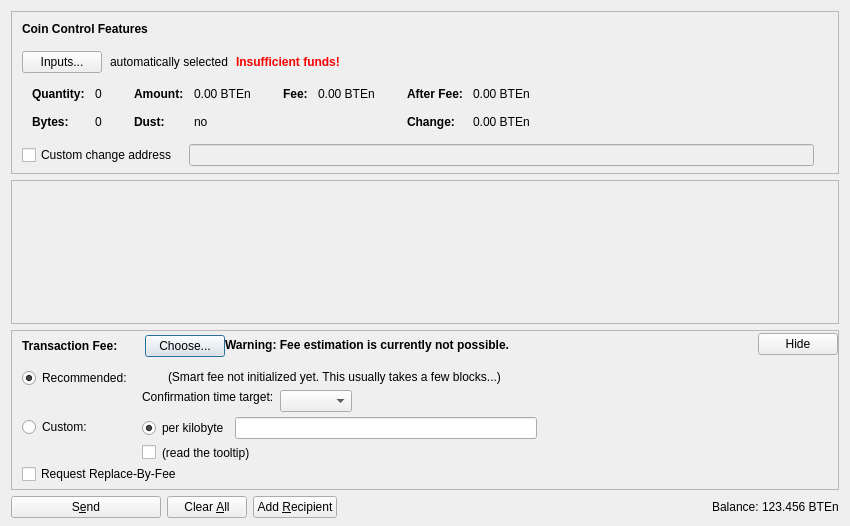
<?xml version="1.0" encoding="UTF-8"?>
<ui version="4.0">
 <class>SendCoinsDialog</class>
 <widget class="QDialog" name="SendCoinsDialog">
  <property name="geometry">
   <rect>
    <x>0</x>
    <y>0</y>
    <width>850</width>
    <height>526</height>
   </rect>
  </property>
  <property name="windowTitle">
   <string>Send Coins</string>
  </property>
  <layout class="QVBoxLayout" name="verticalLayout" stretch="0,1,0,0">
   <property name="bottomMargin">
    <number>8</number>
   </property>
   <item>
    <widget class="QFrame" name="frameCoinControl">
     <property name="sizePolicy">
      <sizepolicy hsizetype="Expanding" vsizetype="Expanding">
       <horstretch>0</horstretch>
       <verstretch>0</verstretch>
      </sizepolicy>
     </property>
     <property name="maximumSize">
      <size>
       <width>16777215</width>
       <height>16777215</height>
      </size>
     </property>
     <property name="frameShape">
      <enum>QFrame::StyledPanel</enum>
     </property>
     <property name="frameShadow">
      <enum>QFrame::Sunken</enum>
     </property>
     <layout class="QVBoxLayout" name="verticalLayoutCoinControl2">
      <property name="spacing">
       <number>0</number>
      </property>
      <property name="leftMargin">
       <number>0</number>
      </property>
      <property name="topMargin">
       <number>0</number>
      </property>
      <property name="rightMargin">
       <number>0</number>
      </property>
      <property name="bottomMargin">
       <number>6</number>
      </property>
      <item>
       <layout class="QVBoxLayout" name="verticalLayoutCoinControl" stretch="0,0,0,0,1">
        <property name="spacing">
         <number>0</number>
        </property>
        <property name="leftMargin">
         <number>10</number>
        </property>
        <property name="topMargin">
         <number>10</number>
        </property>
        <item>
         <layout class="QHBoxLayout" name="horizontalLayoutCoinControl1">
          <property name="bottomMargin">
           <number>15</number>
          </property>
          <item>
           <widget class="QLabel" name="labelCoinControlFeatures">
            <property name="sizePolicy">
             <sizepolicy hsizetype="Preferred" vsizetype="Maximum">
              <horstretch>0</horstretch>
              <verstretch>0</verstretch>
             </sizepolicy>
            </property>
            <property name="font">
             <font>
              <weight>75</weight>
              <bold>true</bold>
             </font>
            </property>
            <property name="styleSheet">
             <string notr="true">font-weight:bold;</string>
            </property>
            <property name="text">
             <string>Coin Control Features</string>
            </property>
           </widget>
          </item>
         </layout>
        </item>
        <item>
         <layout class="QHBoxLayout" name="horizontalLayoutCoinControl2" stretch="0,0,0,0">
          <property name="spacing">
           <number>8</number>
          </property>
          <property name="bottomMargin">
           <number>10</number>
          </property>
          <item>
           <widget class="QPushButton" name="pushButtonCoinControl">
            <property name="styleSheet">
             <string notr="true"/>
            </property>
            <property name="text">
             <string>Inputs...</string>
            </property>
            <property name="autoDefault">
             <bool>false</bool>
            </property>
           </widget>
          </item>
          <item>
           <widget class="QLabel" name="labelCoinControlAutomaticallySelected">
            <property name="text">
             <string>automatically selected</string>
            </property>
            <property name="margin">
             <number>5</number>
            </property>
           </widget>
          </item>
          <item>
           <widget class="QLabel" name="labelCoinControlInsuffFunds">
            <property name="font">
             <font>
              <weight>75</weight>
              <bold>true</bold>
             </font>
            </property>
            <property name="styleSheet">
             <string notr="true">color:red;font-weight:bold;</string>
            </property>
            <property name="text">
             <string>Insufficient funds!</string>
            </property>
            <property name="margin">
             <number>5</number>
            </property>
           </widget>
          </item>
          <item>
           <spacer name="horizontalSpacerCoinControl">
            <property name="orientation">
             <enum>Qt::Horizontal</enum>
            </property>
            <property name="sizeHint" stdset="0">
             <size>
              <width>40</width>
              <height>1</height>
             </size>
            </property>
           </spacer>
          </item>
         </layout>
        </item>
        <item>
         <widget class="QWidget" name="widgetCoinControl" native="true">
          <property name="sizePolicy">
           <sizepolicy hsizetype="Preferred" vsizetype="Preferred">
            <horstretch>0</horstretch>
            <verstretch>0</verstretch>
           </sizepolicy>
          </property>
          <property name="minimumSize">
           <size>
            <width>0</width>
            <height>0</height>
           </size>
          </property>
          <property name="styleSheet">
           <string notr="true"/>
          </property>
          <layout class="QHBoxLayout" name="horizontalLayoutCoinControl5">
           <property name="leftMargin">
            <number>0</number>
           </property>
           <property name="topMargin">
            <number>0</number>
           </property>
           <property name="rightMargin">
            <number>0</number>
           </property>
           <property name="bottomMargin">
            <number>0</number>
           </property>
           <item>
            <layout class="QHBoxLayout" name="horizontalLayoutCoinControl3" stretch="0,0,0,1">
             <property name="spacing">
              <number>20</number>
             </property>
             <property name="topMargin">
              <number>0</number>
             </property>
             <property name="bottomMargin">
              <number>10</number>
             </property>
             <item>
              <layout class="QFormLayout" name="formLayoutCoinControl1">
               <property name="horizontalSpacing">
                <number>10</number>
               </property>
               <property name="verticalSpacing">
                <number>14</number>
               </property>
               <property name="leftMargin">
                <number>10</number>
               </property>
               <property name="topMargin">
                <number>4</number>
               </property>
               <property name="rightMargin">
                <number>6</number>
               </property>
               <item row="0" column="0">
                <widget class="QLabel" name="labelCoinControlQuantityText">
                 <property name="font">
                  <font>
                   <weight>75</weight>
                   <bold>true</bold>
                  </font>
                 </property>
                 <property name="text">
                  <string>Quantity:</string>
                 </property>
                 <property name="margin">
                  <number>0</number>
                 </property>
                </widget>
               </item>
               <item row="0" column="1">
                <widget class="QLabel" name="labelCoinControlQuantity">
                 <property name="cursor">
                  <cursorShape>IBeamCursor</cursorShape>
                 </property>
                 <property name="contextMenuPolicy">
                  <enum>Qt::ActionsContextMenu</enum>
                 </property>
                 <property name="text">
                  <string notr="true">0</string>
                 </property>
                 <property name="margin">
                  <number>0</number>
                 </property>
                 <property name="textInteractionFlags">
                  <set>Qt::LinksAccessibleByMouse|Qt::TextSelectableByKeyboard|Qt::TextSelectableByMouse</set>
                 </property>
                </widget>
               </item>
               <item row="1" column="0">
                <widget class="QLabel" name="labelCoinControlBytesText">
                 <property name="font">
                  <font>
                   <weight>75</weight>
                   <bold>true</bold>
                  </font>
                 </property>
                 <property name="text">
                  <string>Bytes:</string>
                 </property>
                </widget>
               </item>
               <item row="1" column="1">
                <widget class="QLabel" name="labelCoinControlBytes">
                 <property name="cursor">
                  <cursorShape>IBeamCursor</cursorShape>
                 </property>
                 <property name="contextMenuPolicy">
                  <enum>Qt::ActionsContextMenu</enum>
                 </property>
                 <property name="text">
                  <string notr="true">0</string>
                 </property>
                 <property name="textInteractionFlags">
                  <set>Qt::LinksAccessibleByMouse|Qt::TextSelectableByKeyboard|Qt::TextSelectableByMouse</set>
                 </property>
                </widget>
               </item>
              </layout>
             </item>
             <item>
              <layout class="QFormLayout" name="formLayoutCoinControl2">
               <property name="horizontalSpacing">
                <number>10</number>
               </property>
               <property name="verticalSpacing">
                <number>14</number>
               </property>
               <property name="leftMargin">
                <number>6</number>
               </property>
               <property name="topMargin">
                <number>4</number>
               </property>
               <property name="rightMargin">
                <number>6</number>
               </property>
               <item row="0" column="0">
                <widget class="QLabel" name="labelCoinControlAmountText">
                 <property name="font">
                  <font>
                   <weight>75</weight>
                   <bold>true</bold>
                  </font>
                 </property>
                 <property name="text">
                  <string>Amount:</string>
                 </property>
                 <property name="margin">
                  <number>0</number>
                 </property>
                </widget>
               </item>
               <item row="0" column="1">
                <widget class="QLabel" name="labelCoinControlAmount">
                 <property name="cursor">
                  <cursorShape>IBeamCursor</cursorShape>
                 </property>
                 <property name="contextMenuPolicy">
                  <enum>Qt::ActionsContextMenu</enum>
                 </property>
                 <property name="text">
                  <string notr="true">0.00 BTEn</string>
                 </property>
                 <property name="textInteractionFlags">
                  <set>Qt::LinksAccessibleByMouse|Qt::TextSelectableByKeyboard|Qt::TextSelectableByMouse</set>
                 </property>
                </widget>
               </item>
               <item row="1" column="0">
                <widget class="QLabel" name="labelCoinControlLowOutputText">
                 <property name="font">
                  <font>
                   <weight>75</weight>
                   <bold>true</bold>
                  </font>
                 </property>
                 <property name="text">
                  <string>Dust:</string>
                 </property>
                </widget>
               </item>
               <item row="1" column="1">
                <widget class="QLabel" name="labelCoinControlLowOutput">
                 <property name="cursor">
                  <cursorShape>IBeamCursor</cursorShape>
                 </property>
                 <property name="contextMenuPolicy">
                  <enum>Qt::ActionsContextMenu</enum>
                 </property>
                 <property name="text">
                  <string notr="true">no</string>
                 </property>
                 <property name="textInteractionFlags">
                  <set>Qt::LinksAccessibleByMouse|Qt::TextSelectableByKeyboard|Qt::TextSelectableByMouse</set>
                 </property>
                </widget>
               </item>
              </layout>
             </item>
             <item>
              <layout class="QFormLayout" name="formLayoutCoinControl3">
               <property name="horizontalSpacing">
                <number>10</number>
               </property>
               <property name="verticalSpacing">
                <number>14</number>
               </property>
               <property name="leftMargin">
                <number>6</number>
               </property>
               <property name="topMargin">
                <number>4</number>
               </property>
               <property name="rightMargin">
                <number>6</number>
               </property>
               <item row="0" column="0">
                <widget class="QLabel" name="labelCoinControlFeeText">
                 <property name="font">
                  <font>
                   <weight>75</weight>
                   <bold>true</bold>
                  </font>
                 </property>
                 <property name="text">
                  <string>Fee:</string>
                 </property>
                 <property name="margin">
                  <number>0</number>
                 </property>
                </widget>
               </item>
               <item row="0" column="1">
                <widget class="QLabel" name="labelCoinControlFee">
                 <property name="cursor">
                  <cursorShape>IBeamCursor</cursorShape>
                 </property>
                 <property name="contextMenuPolicy">
                  <enum>Qt::ActionsContextMenu</enum>
                 </property>
                 <property name="text">
                  <string notr="true">0.00 BTEn</string>
                 </property>
                 <property name="textInteractionFlags">
                  <set>Qt::LinksAccessibleByMouse|Qt::TextSelectableByKeyboard|Qt::TextSelectableByMouse</set>
                 </property>
                </widget>
               </item>
              </layout>
             </item>
             <item>
              <layout class="QFormLayout" name="formLayoutCoinControl4">
               <property name="horizontalSpacing">
                <number>10</number>
               </property>
               <property name="verticalSpacing">
                <number>14</number>
               </property>
               <property name="leftMargin">
                <number>6</number>
               </property>
               <property name="topMargin">
                <number>4</number>
               </property>
               <property name="rightMargin">
                <number>6</number>
               </property>
               <item row="0" column="0">
                <widget class="QLabel" name="labelCoinControlAfterFeeText">
                 <property name="font">
                  <font>
                   <weight>75</weight>
                   <bold>true</bold>
                  </font>
                 </property>
                 <property name="text">
                  <string>After Fee:</string>
                 </property>
                 <property name="margin">
                  <number>0</number>
                 </property>
                </widget>
               </item>
               <item row="0" column="1">
                <widget class="QLabel" name="labelCoinControlAfterFee">
                 <property name="cursor">
                  <cursorShape>IBeamCursor</cursorShape>
                 </property>
                 <property name="contextMenuPolicy">
                  <enum>Qt::ActionsContextMenu</enum>
                 </property>
                 <property name="text">
                  <string notr="true">0.00 BTEn</string>
                 </property>
                 <property name="textInteractionFlags">
                  <set>Qt::LinksAccessibleByMouse|Qt::TextSelectableByKeyboard|Qt::TextSelectableByMouse</set>
                 </property>
                </widget>
               </item>
               <item row="1" column="0">
                <widget class="QLabel" name="labelCoinControlChangeText">
                 <property name="font">
                  <font>
                   <weight>75</weight>
                   <bold>true</bold>
                  </font>
                 </property>
                 <property name="text">
                  <string>Change:</string>
                 </property>
                </widget>
               </item>
               <item row="1" column="1">
                <widget class="QLabel" name="labelCoinControlChange">
                 <property name="cursor">
                  <cursorShape>IBeamCursor</cursorShape>
                 </property>
                 <property name="contextMenuPolicy">
                  <enum>Qt::ActionsContextMenu</enum>
                 </property>
                 <property name="text">
                  <string notr="true">0.00 BTEn</string>
                 </property>
                 <property name="textInteractionFlags">
                  <set>Qt::LinksAccessibleByMouse|Qt::TextSelectableByKeyboard|Qt::TextSelectableByMouse</set>
                 </property>
                </widget>
               </item>
              </layout>
             </item>
            </layout>
           </item>
          </layout>
         </widget>
        </item>
        <item>
         <layout class="QHBoxLayout" name="horizontalLayoutCoinControl4" stretch="0,0,0">
          <property name="spacing">
           <number>12</number>
          </property>
          <property name="sizeConstraint">
           <enum>QLayout::SetDefaultConstraint</enum>
          </property>
          <property name="topMargin">
           <number>5</number>
          </property>
          <property name="rightMargin">
           <number>5</number>
          </property>
          <item>
           <widget class="QCheckBox" name="checkBoxCoinControlChange">
            <property name="toolTip">
             <string>If this is activated, but the change address is empty or invalid, change will be sent to a newly generated address.</string>
            </property>
            <property name="text">
             <string>Custom change address</string>
            </property>
           </widget>
          </item>
          <item>
           <widget class="QValidatedLineEdit" name="lineEditCoinControlChange">
            <property name="enabled">
             <bool>false</bool>
            </property>
            <property name="sizePolicy">
             <sizepolicy hsizetype="Expanding" vsizetype="Fixed">
              <horstretch>0</horstretch>
              <verstretch>0</verstretch>
             </sizepolicy>
            </property>
           </widget>
          </item>
          <item>
           <widget class="QLabel" name="labelCoinControlChangeLabel">
            <property name="sizePolicy">
             <sizepolicy hsizetype="Preferred" vsizetype="Expanding">
              <horstretch>0</horstretch>
              <verstretch>0</verstretch>
             </sizepolicy>
            </property>
            <property name="minimumSize">
             <size>
              <width>0</width>
              <height>0</height>
             </size>
            </property>
            <property name="text">
             <string/>
            </property>
            <property name="margin">
             <number>3</number>
            </property>
           </widget>
          </item>
         </layout>
        </item>
        <item>
         <spacer name="verticalSpacerCoinControl">
          <property name="orientation">
           <enum>Qt::Vertical</enum>
          </property>
          <property name="sizeHint" stdset="0">
           <size>
            <width>800</width>
            <height>1</height>
           </size>
          </property>
         </spacer>
        </item>
       </layout>
      </item>
     </layout>
    </widget>
   </item>
   <item>
    <widget class="QScrollArea" name="scrollArea">
     <property name="widgetResizable">
      <bool>true</bool>
     </property>
     <widget class="QWidget" name="scrollAreaWidgetContents">
      <property name="geometry">
       <rect>
        <x>0</x>
        <y>0</y>
        <width>830</width>
        <height>104</height>
       </rect>
      </property>
      <layout class="QVBoxLayout" name="verticalLayout_2" stretch="0,1">
       <property name="leftMargin">
        <number>0</number>
       </property>
       <property name="topMargin">
        <number>0</number>
       </property>
       <property name="rightMargin">
        <number>0</number>
       </property>
       <property name="bottomMargin">
        <number>0</number>
       </property>
       <item>
        <layout class="QVBoxLayout" name="entries">
         <property name="spacing">
          <number>6</number>
         </property>
        </layout>
       </item>
       <item>
        <spacer name="verticalSpacer">
         <property name="orientation">
          <enum>Qt::Vertical</enum>
         </property>
         <property name="sizeHint" stdset="0">
          <size>
           <width>20</width>
           <height>40</height>
          </size>
         </property>
        </spacer>
       </item>
      </layout>
     </widget>
    </widget>
   </item>
   <item>
    <widget class="QFrame" name="frameFee">
     <property name="sizePolicy">
      <sizepolicy hsizetype="Expanding" vsizetype="Expanding">
       <horstretch>0</horstretch>
       <verstretch>0</verstretch>
      </sizepolicy>
     </property>
     <property name="maximumSize">
      <size>
       <width>16777215</width>
       <height>16777215</height>
      </size>
     </property>
     <property name="frameShape">
      <enum>QFrame::StyledPanel</enum>
     </property>
     <property name="frameShadow">
      <enum>QFrame::Sunken</enum>
     </property>
     <layout class="QVBoxLayout" name="verticalLayoutFee1">
      <property name="spacing">
       <number>0</number>
      </property>
      <property name="leftMargin">
       <number>0</number>
      </property>
      <property name="topMargin">
       <number>0</number>
      </property>
      <property name="rightMargin">
       <number>0</number>
      </property>
      <property name="bottomMargin">
       <number>0</number>
      </property>
      <item>
       <layout class="QVBoxLayout" name="verticalLayoutFee2" stretch="0,0,0">
        <property name="spacing">
         <number>0</number>
        </property>
        <property name="leftMargin">
         <number>10</number>
        </property>
        <property name="topMargin">
         <number>0</number>
        </property>
        <item>
         <layout class="QHBoxLayout" name="horizontalLayoutFee1">
          <property name="bottomMargin">
           <number>0</number>
          </property>
          <item>
           <layout class="QVBoxLayout" name="verticalLayoutFee7">
            <property name="spacing">
             <number>0</number>
            </property>
            <item>
             <spacer name="verticalSpacerSmartFee">
              <property name="orientation">
               <enum>Qt::Vertical</enum>
              </property>
              <property name="sizeType">
               <enum>QSizePolicy::Fixed</enum>
              </property>
              <property name="sizeHint" stdset="0">
               <size>
                <width>1</width>
                <height>4</height>
               </size>
              </property>
             </spacer>
            </item>
            <item>
             <layout class="QHBoxLayout" name="horizontalLayoutSmartFee">
              <property name="spacing">
               <number>10</number>
              </property>
              <item>
               <widget class="QLabel" name="labelFeeHeadline">
                <property name="sizePolicy">
                 <sizepolicy hsizetype="Preferred" vsizetype="Maximum">
                  <horstretch>0</horstretch>
                  <verstretch>0</verstretch>
                 </sizepolicy>
                </property>
                <property name="font">
                 <font>
                  <weight>75</weight>
                  <bold>true</bold>
                 </font>
                </property>
                <property name="styleSheet">
                 <string notr="true">font-weight:bold;</string>
                </property>
                <property name="text">
                 <string>Transaction Fee:</string>
                </property>
               </widget>
              </item>
              <item>
               <widget class="QLabel" name="labelFeeMinimized">
                <property name="text">
                 <string/>
                </property>
               </widget>
              </item>
              <item>
               <widget class="QPushButton" name="buttonChooseFee">
                <property name="text">
                 <string>Choose...</string>
                </property>
               </widget>
              </item>
             </layout>
            </item>
            <item>
             <spacer name="verticalSpacer_5">
              <property name="orientation">
               <enum>Qt::Vertical</enum>
              </property>
              <property name="sizeHint" stdset="0">
               <size>
                <width>1</width>
                <height>1</height>
               </size>
              </property>
             </spacer>
            </item>
           </layout>
          </item>
          <item>
           <widget class="QLabel" name="fallbackFeeWarningLabel">
            <property name="toolTip">
             <string>Using the fallbackfee can result in sending a transaction that will take several hours or days (or never) to confirm. Consider choosing your fee manually or wait until you have validated the complete chain.</string>
            </property>
            <property name="font">
            <font>
                <weight>75</weight>
                <bold>true</bold>
            </font>
            </property>
            <property name="text">
             <string>Warning: Fee estimation is currently not possible.</string>
            </property>
            <property name="wordWrap">
             <bool>false</bool>
            </property>
           </widget>
          </item>
          <item>
           <spacer name="horizontalSpacer_4">
            <property name="orientation">
             <enum>Qt::Horizontal</enum>
            </property>
            <property name="sizeType">
             <enum>QSizePolicy::MinimumExpanding</enum>
            </property>
            <property name="sizeHint" stdset="0">
             <size>
              <width>40</width>
              <height>20</height>
             </size>
            </property>
           </spacer>
          </item>
          <item>
           <widget class="QPushButton" name="buttonMinimizeFee">
            <property name="toolTip">
             <string>collapse fee-settings</string>
            </property>
            <property name="text">
             <string>Hide</string>
            </property>
           </widget>
          </item>
         </layout>
        </item>
        <item>
         <widget class="QFrame" name="frameFeeSelection">
          <layout class="QVBoxLayout" name="verticalLayoutFee12">
           <property name="spacing">
            <number>0</number>
           </property>
           <property name="leftMargin">
            <number>0</number>
           </property>
           <property name="topMargin">
            <number>0</number>
           </property>
           <property name="rightMargin">
            <number>0</number>
           </property>
           <property name="bottomMargin">
            <number>0</number>
           </property>
           <item>
            <layout class="QGridLayout" name="gridLayoutFee">
             <property name="topMargin">
              <number>10</number>
             </property>
             <property name="bottomMargin">
              <number>4</number>
             </property>
             <property name="horizontalSpacing">
              <number>10</number>
             </property>
             <property name="verticalSpacing">
              <number>4</number>
             </property>
             <item row="1" column="1">
              <layout class="QVBoxLayout" name="verticalLayoutFee8">
               <property name="spacing">
                <number>6</number>
               </property>
               <item>
                <layout class="QHBoxLayout" name="horizontalLayoutFee13">
                 <item>
                  <widget class="QRadioButton" name="radioCustomPerKilobyte">
                   <property name="toolTip">
                    <string>If the custom fee is set to 1000 satoshis and the transaction is only 250 bytes, then &quot;per kilobyte&quot; only pays 250 satoshis in fee, while &quot;total at least&quot; pays 1000 satoshis. For transactions bigger than a kilobyte both pay by kilobyte.</string>
                   </property>
                   <property name="text">
                    <string>per kilobyte</string>
                   </property>
                   <property name="checked">
                    <bool>true</bool>
                   </property>
                   <attribute name="buttonGroup">
                    <string notr="true">groupCustomFee</string>
                   </attribute>
                  </widget>
                 </item>
                 <item>
                  <widget class="BitcoinAmountField" name="customFee"/>
                 </item>
                 <item>
                  <spacer name="horizontalSpacer_6">
                   <property name="orientation">
                    <enum>Qt::Horizontal</enum>
                   </property>
                   <property name="sizeHint" stdset="0">
                    <size>
                     <width>1</width>
                     <height>1</height>
                    </size>
                   </property>
                  </spacer>
                 </item>
                </layout>
               </item>
               <item>
                <layout class="QHBoxLayout" name="horizontalLayoutFee8">
                 <item>
                  <widget class="QCheckBox" name="checkBoxMinimumFee">
                   <property name="toolTip">
                    <string>Paying only the minimum fee is just fine as long as there is less transaction volume than space in the blocks. But be aware that this can end up in a never confirming transaction once there is more demand for bitcoinevelinn transactions than the network can process.</string>
                   </property>
                   <property name="text">
                    <string/>
                   </property>
                  </widget>
                 </item>
                 <item>
                  <widget class="QLabel" name="labelMinFeeWarning">
                   <property name="enabled">
                    <bool>true</bool>
                   </property>
                   <property name="toolTip">
                    <string>Paying only the minimum fee is just fine as long as there is less transaction volume than space in the blocks. But be aware that this can end up in a never confirming transaction once there is more demand for bitcoinevelinn transactions than the network can process.</string>
                   </property>
                   <property name="text">
                    <string>(read the tooltip)</string>
                   </property>
                   <property name="margin">
                    <number>5</number>
                   </property>
                  </widget>
                 </item>
                 <item>
                  <spacer name="horizontalSpacer_2">
                   <property name="orientation">
                    <enum>Qt::Horizontal</enum>
                   </property>
                   <property name="sizeHint" stdset="0">
                    <size>
                     <width>1</width>
                     <height>1</height>
                    </size>
                   </property>
                  </spacer>
                 </item>
                </layout>
               </item>
              </layout>
             </item>
             <item row="0" column="0">
              <layout class="QVBoxLayout" name="verticalLayoutFee4" stretch="0,1">
               <item>
                <widget class="QRadioButton" name="radioSmartFee">
                 <property name="text">
                  <string>Recommended:</string>
                 </property>
                 <property name="checked">
                  <bool>true</bool>
                 </property>
                 <attribute name="buttonGroup">
                  <string notr="true">groupFee</string>
                 </attribute>
                </widget>
               </item>
               <item>
                <spacer name="verticalSpacer_2">
                 <property name="orientation">
                  <enum>Qt::Vertical</enum>
                 </property>
                 <property name="sizeHint" stdset="0">
                  <size>
                   <width>1</width>
                   <height>1</height>
                  </size>
                 </property>
                </spacer>
               </item>
              </layout>
             </item>
             <item row="1" column="0">
              <layout class="QVBoxLayout" name="verticalLayoutFee9" stretch="0,1">
               <item>
                <widget class="QRadioButton" name="radioCustomFee">
                 <property name="text">
                  <string>Custom:</string>
                 </property>
                 <attribute name="buttonGroup">
                  <string notr="true">groupFee</string>
                 </attribute>
                </widget>
               </item>
               <item>
                <spacer name="verticalSpacer_6">
                 <property name="orientation">
                  <enum>Qt::Vertical</enum>
                 </property>
                 <property name="sizeHint" stdset="0">
                  <size>
                   <width>1</width>
                   <height>1</height>
                  </size>
                 </property>
                </spacer>
               </item>
              </layout>
             </item>
             <item row="0" column="1">
              <layout class="QVBoxLayout" name="verticalLayoutFee3" stretch="0,0,1">
               <property name="spacing">
                <number>6</number>
               </property>
               <property name="topMargin">
                <number>2</number>
               </property>
               <item>
                <layout class="QHBoxLayout" name="horizontalLayoutFee12">
                 <item>
                  <widget class="QLabel" name="labelSmartFee">
                   <property name="text">
                    <string/>
                   </property>
                   <property name="margin">
                    <number>2</number>
                   </property>
                  </widget>
                 </item>
                 <item>
                  <widget class="QLabel" name="labelFeeEstimation">
                   <property name="text">
                    <string/>
                   </property>
                  </widget>
                 </item>
                 <item>
                  <widget class="QLabel" name="labelSmartFee2">
                   <property name="text">
                    <string>(Smart fee not initialized yet. This usually takes a few blocks...)</string>
                   </property>
                   <property name="margin">
                    <number>2</number>
                   </property>
                  </widget>
                 </item>
                 <item>
                  <spacer name="horizontalSpacer_5">
                   <property name="orientation">
                    <enum>Qt::Horizontal</enum>
                   </property>
                   <property name="sizeHint" stdset="0">
                    <size>
                     <width>1</width>
                     <height>1</height>
                    </size>
                   </property>
                  </spacer>
                 </item>
                </layout>
               </item>
               <item>
                <layout class="QHBoxLayout" name="horizontalLayoutFee9">
                 <item>
                  <layout class="QVBoxLayout" name="verticalLayoutFee6">
                   <item>
                    <widget class="QLabel" name="labelSmartFee3">
                     <property name="text">
                      <string>Confirmation time target:</string>
                     </property>
                     <property name="margin">
                      <number>2</number>
                     </property>
                    </widget>
                   </item>
                   <item>
                    <spacer name="verticalSpacer_3">
                     <property name="orientation">
                      <enum>Qt::Vertical</enum>
                     </property>
                     <property name="sizeHint" stdset="0">
                      <size>
                       <width>1</width>
                       <height>1</height>
                      </size>
                     </property>
                    </spacer>
                   </item>
                  </layout>
                 </item>
                 <item>
                  <layout class="QVBoxLayout" name="verticalLayoutFee5">
                   <property name="rightMargin">
                    <number>30</number>
                   </property>
                   <item>
                    <layout class="QHBoxLayout" name="horizontalLayoutConfTarget">
                     <property name="bottomMargin">
                      <number>0</number>
                     </property>
                     <item>
                      <widget class="QComboBox" name="confTargetSelector"/>
                     </item>
                     <item>
                      <spacer name="horizontalSpacerConfTarget">
                       <property name="orientation">
                        <enum>Qt::Horizontal</enum>
                       </property>
                       <property name="sizeHint" stdset="0">
                        <size>
                         <width>40</width>
                         <height>20</height>
                        </size>
                       </property>
                      </spacer>
                     </item>
                    </layout>
                   </item>
                  </layout>
                 </item>
                </layout>
               </item>
               <item>
                <spacer name="verticalSpacer_4">
                 <property name="orientation">
                  <enum>Qt::Vertical</enum>
                 </property>
                 <property name="sizeHint" stdset="0">
                  <size>
                   <width>1</width>
                   <height>1</height>
                  </size>
                 </property>
                </spacer>
               </item>
              </layout>
             </item>
            </layout>
           </item>
           <item>
            <widget class="QCheckBox" name="optInRBF">
             <property name="text">
              <string>Request Replace-By-Fee</string>
             </property>
             <property name="toolTip">
              <string>Indicates that the sender may wish to replace this transaction with a new one paying higher fees (prior to being confirmed).</string>
             </property>
            </widget>
           </item>
          </layout>
         </widget>
        </item>
        <item>
         <spacer name="verticalSpacerFee">
          <property name="orientation">
           <enum>Qt::Vertical</enum>
          </property>
          <property name="sizeHint" stdset="0">
           <size>
            <width>40</width>
            <height>5</height>
           </size>
          </property>
         </spacer>
        </item>
       </layout>
      </item>
     </layout>
    </widget>
   </item>
   <item>
    <layout class="QHBoxLayout" name="horizontalLayout">
     <item>
      <widget class="QPushButton" name="sendButton">
       <property name="minimumSize">
        <size>
         <width>150</width>
         <height>0</height>
        </size>
       </property>
       <property name="toolTip">
        <string>Confirm the send action</string>
       </property>
       <property name="text">
        <string>S&amp;end</string>
       </property>
       <property name="icon">
        <iconset resource="../bitcoin.qrc">
         <normaloff>:/icons/send</normaloff>:/icons/send</iconset>
       </property>
       <property name="autoDefault">
        <bool>false</bool>
       </property>
       <property name="default">
        <bool>false</bool>
       </property>
      </widget>
     </item>
     <item>
      <widget class="QPushButton" name="clearButton">
       <property name="sizePolicy">
        <sizepolicy hsizetype="Minimum" vsizetype="Fixed">
         <horstretch>0</horstretch>
         <verstretch>0</verstretch>
        </sizepolicy>
       </property>
       <property name="toolTip">
        <string>Clear all fields of the form.</string>
       </property>
       <property name="text">
        <string>Clear &amp;All</string>
       </property>
       <property name="icon">
        <iconset resource="../bitcoin.qrc">
         <normaloff>:/icons/remove</normaloff>:/icons/remove</iconset>
       </property>
       <property name="autoDefault">
        <bool>false</bool>
       </property>
      </widget>
     </item>
     <item>
      <widget class="QPushButton" name="addButton">
       <property name="toolTip">
        <string>Send to multiple recipients at once</string>
       </property>
       <property name="text">
        <string>Add &amp;Recipient</string>
       </property>
       <property name="icon">
        <iconset resource="../bitcoin.qrc">
         <normaloff>:/icons/add</normaloff>:/icons/add</iconset>
       </property>
       <property name="autoDefault">
        <bool>false</bool>
       </property>
      </widget>
     </item>
     <item>
      <spacer name="horizontalSpacer">
       <property name="orientation">
        <enum>Qt::Horizontal</enum>
       </property>
       <property name="sizeHint" stdset="0">
        <size>
         <width>40</width>
         <height>20</height>
        </size>
       </property>
      </spacer>
     </item>
     <item>
      <layout class="QHBoxLayout" name="horizontalLayout_2">
       <property name="spacing">
        <number>3</number>
       </property>
       <item>
        <widget class="QLabel" name="label">
         <property name="sizePolicy">
          <sizepolicy hsizetype="Preferred" vsizetype="Fixed">
           <horstretch>0</horstretch>
           <verstretch>0</verstretch>
          </sizepolicy>
         </property>
         <property name="text">
          <string>Balance:</string>
         </property>
        </widget>
       </item>
       <item>
        <widget class="QLabel" name="labelBalance">
         <property name="sizePolicy">
          <sizepolicy hsizetype="Preferred" vsizetype="Fixed">
           <horstretch>0</horstretch>
           <verstretch>0</verstretch>
          </sizepolicy>
         </property>
         <property name="cursor">
          <cursorShape>IBeamCursor</cursorShape>
         </property>
         <property name="text">
          <string notr="true">123.456 BTEn</string>
         </property>
         <property name="textInteractionFlags">
          <set>Qt::LinksAccessibleByMouse|Qt::TextSelectableByKeyboard|Qt::TextSelectableByMouse</set>
         </property>
        </widget>
       </item>
      </layout>
     </item>
    </layout>
   </item>
  </layout>
 </widget>
 <customwidgets>
  <customwidget>
   <class>QValidatedLineEdit</class>
   <extends>QLineEdit</extends>
   <header>qvalidatedlineedit.h</header>
  </customwidget>
  <customwidget>
   <class>BitcoinAmountField</class>
   <extends>QLineEdit</extends>
   <header>bitcoinamountfield.h</header>
   <container>1</container>
  </customwidget>
 </customwidgets>
 <resources>
  <include location="../bitcoin.qrc"/>
 </resources>
 <connections/>
 <buttongroups>
  <buttongroup name="groupFee"/>
  <buttongroup name="groupCustomFee"/>
 </buttongroups>
</ui>
